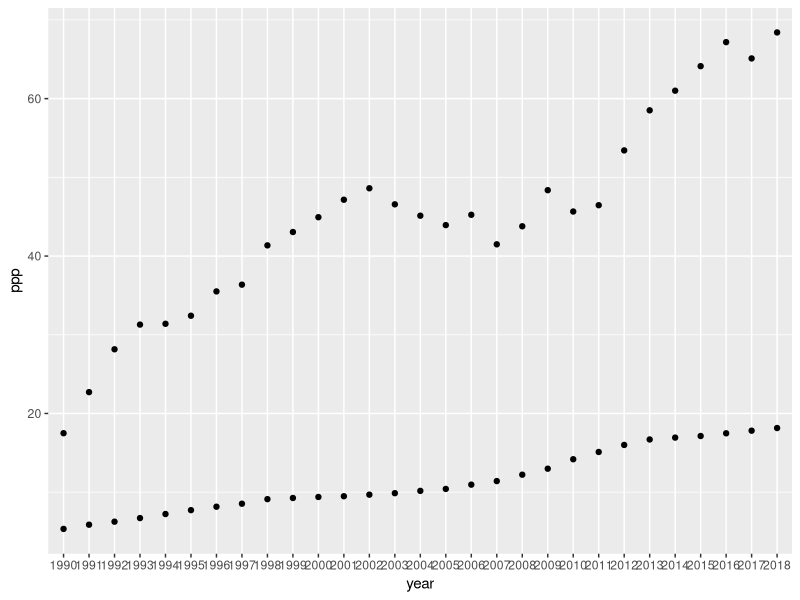

The R source for this figure: (Note: this script raises an error after producing the figure.)
library(tidyverse)
library(gganimate)
forex <- read_csv("forex1.csv",col_names = F)
forex$X1 <- str_sub(forex$X1,start = -4)

ppp <- read_csv("PPP.csv",col_names = T)
#ppp <- ppp[ppp$`Country Name`=='India',]
#ppp %>% pivot_longer(names_to = "year",values_drop_na = TRUE ,values_to = "ppower")
ppp <- gather(ppp[108,-(1:34)])
colnames(ppp) <- c("year","ppp")
colnames(forex) <- c("year","forex")
combined <- left_join(ppp,forex)
ggplot(combined)+geom_point(aes(year,ppp))+geom_point(aes(year,forex))
ggplot(combined)+geom_line(aes(year,ppp),group=1)+geom_line(aes(year,forex),group=1)+transition_states(
  year,
  transition_length = 2,
  state_length = 1
)
write_csv(combined,"/home/cosmos/projects/oneoffMisc/pppgif/combined.csv")
